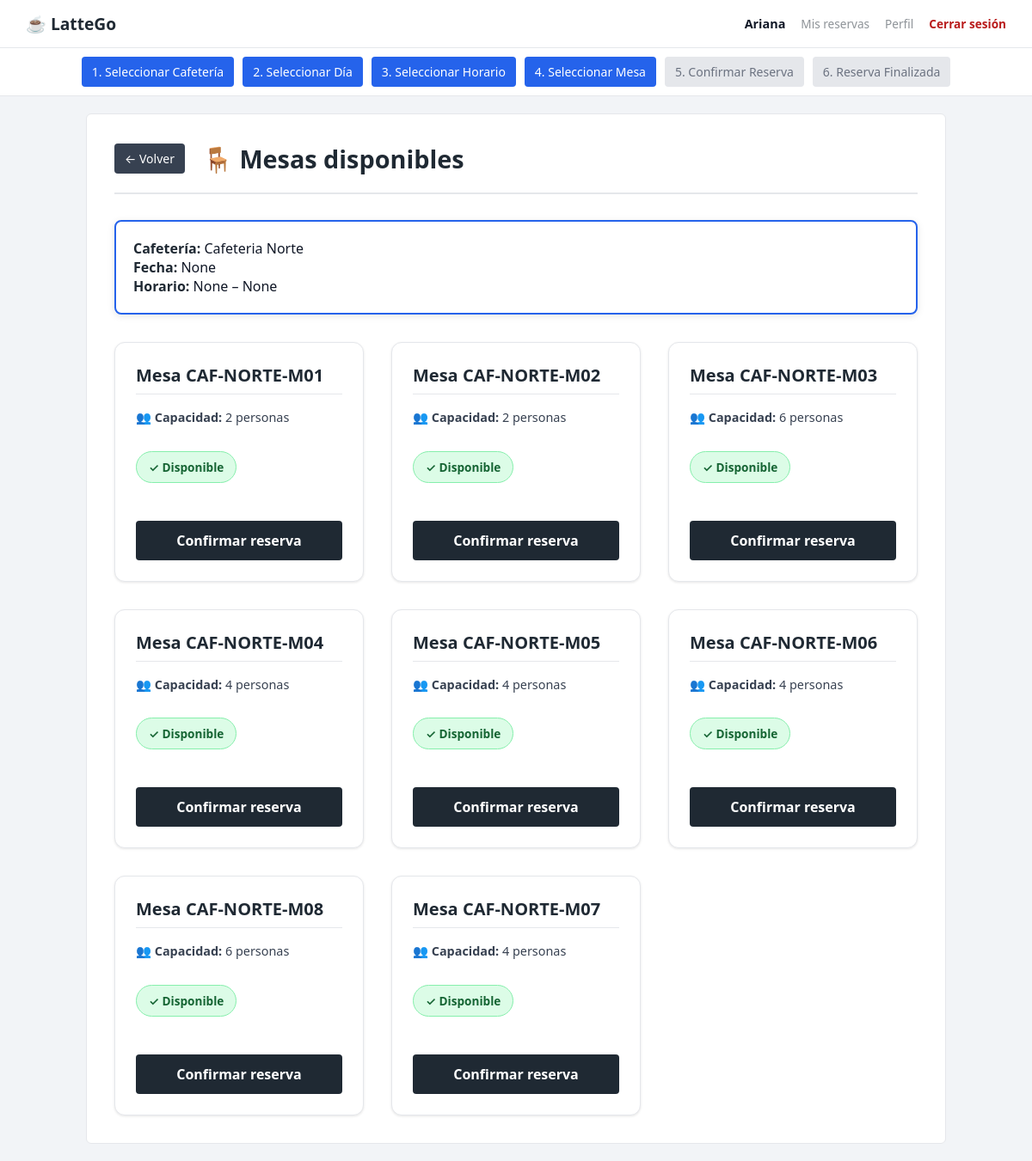
Page /reservas/cafeteria/2/mesas/ (signed in) on the committed database.
### cafeterias/models.py (models this page shows, shortened)
class Cafeteria(models.Model):
    nombre = models.CharField(max_length=100)
    capacidad = models.PositiveIntegerField()
    hora_apertura = models.TimeField()
    hora_cierre = models.TimeField()
    descripcion = models.TextField()
    ubicacion = models.CharField(max_length=150)
    bloque = models.OneToOneField(
        Bloque,
        on_delete=models.CASCADE
    )

class Mesa(models.Model):
    codigo = models.CharField(max_length=20)
    capacidad = models.PositiveIntegerField()
    cafeteria = models.ForeignKey(
        Cafeteria,
        on_delete=models.CASCADE,
        related_name='mesas'
    )

### reservas/views.py (the view, shortened to what this page needs)
@login_required
def seleccionar_mesa(request, cafeteria_id):
    cafeteria = get_object_or_404(Cafeteria, id=cafeteria_id)
    fecha_str = request.GET.get("fecha")
    hora_inicio_str = request.GET.get("hora_inicio")
    hora_fin_str = request.GET.get("hora_fin")
    fecha = datetime.strptime(fecha_str, "%Y-%m-%d").date() if fecha_str else None
    hora_inicio = datetime.strptime(hora_inicio_str, "%H:%M").time() if hora_inicio_str else None
    hora_fin = datetime.strptime(hora_fin_str, "%H:%M").time() if hora_fin_str else None
    mesas = Mesa.objects.filter(cafeteria=cafeteria)
    if not (fecha and hora_inicio and hora_fin):
        mesas_disponibles = mesas
    return render(
        request,
        "reservas/seleccionar_mesa.html",
        {
            "cafeteria": cafeteria,
            "fecha": fecha_str,
            "hora_inicio": hora_inicio_str,
            "hora_fin": hora_fin_str,
            "mesas": mesas_disponibles,
            "current_step": 4
        }
    )

### reservas/templates/reservas/seleccionar_mesa.html (shortened to what this page needs)
{% extends "reservas/base.html" %}
{% block step_indicator %}
{% if current_step %}
<div class="step-indicator">
  <span class="step {% if current_step >= 1 %}active{% endif %}">1. Seleccionar Cafetería</span>
  <span class="step {% if current_step >= 2 %}active{% endif %}">2. Seleccionar Día</span>
  <span class="step {% if current_step >= 3 %}active{% endif %}">3. Seleccionar Horario</span>
  <span class="step {% if current_step >= 4 %}active{% endif %}">4. Seleccionar Mesa</span>
  <span class="step {% if current_step >= 5 %}active{% endif %}">5. Confirmar Reserva</span>
  <span class="step {% if current_step >= 6 %}active{% endif %}">6. Reserva Finalizada</span>
</div>
{% endif %}
{% endblock %}
{% block content %}
<div class="page-header">
  <a href="{% url 'reservas:calendario_dia' cafeteria.id fecha %}" class="back-button">← Volver</a>
  <h2>🪑 Mesas disponibles</h2>
</div>
<p class="info">
  <strong>Cafetería:</strong> {{ cafeteria.nombre }}<br>
  <strong>Fecha:</strong> {{ fecha }}<br>
  <strong>Horario:</strong> {{ hora_inicio }} – {{ hora_fin }}
</p>
<div class="mesas-grid">
  {% for mesa in mesas %}
    <div class="mesa-card">
      <h3>Mesa {{ mesa.codigo }}</h3>
      <p>👥 <strong>Capacidad:</strong> {{ mesa.capacidad }} personas</p>
      <span class="badge badge-disponible">✓ Disponible</span>
      <button class="btn btn-confirmar-mesa"
         data-mesa-id="{{ mesa.id }}"
         data-mesa-codigo="{{ mesa.codigo }}"
         data-mesa-capacidad="{{ mesa.capacidad }}"
         data-fecha="{{ fecha }}"
         data-hora-inicio="{{ hora_inicio }}"
         data-hora-fin="{{ hora_fin }}">
        Confirmar reserva
      </button>
    </div>
  {% empty %}
    <div class="empty">
      ❌ No hay mesas disponibles para este horario
    </div>
  {% endfor %}
</div>
{% endblock %}

### reservas/templates/reservas/base.html (shortened to what this page needs)
{% load static %}
<!DOCTYPE html>
<html lang="es">
<head>
    <link rel="stylesheet" href="{% static 'reservas/styles.css' %}">
</head>
<body>
<header class="main-header">
    <div class="header-left">
        <span class="logo">☕ LatteGo</span>
    </div>
    <div class="header-right">
        <span class="usuario">
            {{ request.user.username }}
        </span>
        <a href="#" class="header-link disabled">Mis reservas</a>
        <a href="#" class="header-link disabled">Perfil</a>
        <a href="{% url 'logout' %}" class="header-link salir">Cerrar sesión</a>
    </div>
</header>
{% block step_indicator %}
{% endblock %}
<main class="container">
    {% block content %}
    {% endblock %}
</main>
</body>
</html>

### reservas/static/reservas/styles.css (style rules this page uses)
html { overflow-y: scroll; }
:root { --color-primario: #1f2933; --color-secundario: #374151; --color-acento: #2563eb; --color-fondo: #f2f4f7; --color-borde: #e5e7eb; --color-texto: #111827; }
* { margin: 0; padding: 0; box-sizing: border-box; font-family: system-ui, -apple-system, "Segoe UI", Roboto, Arial, sans-serif; }
body { background-color: var(--color-fondo); color: var(--color-texto); }
.container { max-width: 1000px; margin: 20px auto; background: #ffffff; padding: 32px; border-radius: 6px; border: 1px solid var(--color-borde); }
h1, h2, h3 { margin-bottom: 14px; font-weight: 600; color: var(--color-texto); }
h2 { font-size: 1.4rem; }
h3 { font-size: 1.15rem; }
a { text-decoration: none; }
.btn { display: inline-block; padding: 10px 14px; background-color: var(--color-primario); color: #ffffff; border-radius: 4px; font-weight: 500; transition: background-color 0.2s ease; }
button { padding: 10px 16px; background-color: var(--color-primario); color: white; border: none; border-radius: 4px; cursor: pointer; }
.info { background: #ffffff; padding: 20px; border: 2px solid var(--color-acento); margin-bottom: 32px; border-radius: 8px; font-size: 1rem; font-weight: 500; color: var(--color-texto); box-shadow: 0 2px 8px rgba(0,0,0,0.1); }
.info strong { color: var(--color-primario); font-weight: 600; }
.mesas-grid { display: grid; grid-template-columns: repeat(3, 1fr); gap: 32px; margin-top: 20px; }
.cafeteria-card, .mesa-card, .opcion-card { background: #ffffff; border: 1px solid var(--color-borde); padding: 22px; border-radius: 10px; transition: border-color 0.2s ease, background-color 0.2s ease; }
.mesa-card { display: flex; flex-direction: column; justify-content: space-between; padding: 24px; background: #ffffff; border: 1px solid var(--color-borde); border-radius: 12px; transition: all 0.2s ease; box-shadow: 0 1px 3px rgba(0,0,0,0.1); }
.mesa-card h3 { font-size: 1.25rem; font-weight: 700; color: var(--color-primario); margin-bottom: 16px; border-bottom: 1px solid #e5e7eb; padding-bottom: 8px; }
.mesa-card p { margin-bottom: 12px; line-height: 1.5; font-size: 0.9rem; font-weight: 400; color: var(--color-secundario); }
.mesa-card .badge { margin: 16px 0 24px 0; align-self: flex-start; }
.mesa-card .btn { margin-top: 20px; align-self: stretch; text-align: center; padding: 12px 16px; font-size: 1rem; font-weight: 600; }
.badge { display: inline-block; padding: 8px 14px; border-radius: 20px; font-size: 0.85rem; font-weight: 600; margin: 8px 0; border: 1px solid transparent; }
.badge-disponible { background-color: #dcfce7; color: #166534; border-color: #86efac; }
.main-header { display: flex; justify-content: space-between; align-items: center; background-color: #ffffff; padding: 14px 30px; border-bottom: 1px solid var(--color-borde); }
.logo { font-size: 1.2rem; font-weight: 700; color: var(--color-primario); }
.header-right { display: flex; align-items: center; gap: 18px; }
.usuario { font-size: 0.9rem; font-weight: 600; }
.header-link { font-size: 0.85rem; color: var(--color-primario); font-weight: 500; }
.header-link.disabled { opacity: 0.5; pointer-events: none; }
.header-link.salir { color: #b91c1c; font-weight: 600; }
.step-indicator { display: flex; justify-content: center; align-items: center; width: 100%; margin: 0; padding: 10px; background: #ffffff; border-bottom: 1px solid var(--color-borde); flex-wrap: wrap; gap: 10px; }
.step { padding: 8px 12px; border-radius: 4px; background: #e5e7eb; color: #6b7280; font-size: 14px; font-weight: 500; transition: all 0.3s ease; }
.step.active { background: var(--color-acento); color: #ffffff; }
.page-header { display: flex; align-items: center; gap: 20px; margin-bottom: 30px; padding-bottom: 20px; border-bottom: 2px solid var(--color-borde); }
.page-header h2 { font-size: 1.8rem; font-weight: 700; color: var(--color-primario); margin: 0; }
.back-button { display: inline-flex; align-items: center; padding: 8px 12px; background: var(--color-secundario); color: #ffffff; text-decoration: none; border-radius: 4px; font-size: 14px; transition: background 0.3s ease; }

### rows in the picture
Cafeteria: nombre "Cafeteria Norte"
Mesa: codigo "CAF-NORTE-M01", capacidad "2"
Mesa: codigo "CAF-NORTE-M02", capacidad "2"
Mesa: codigo "CAF-NORTE-M03", capacidad "6"
Mesa: codigo "CAF-NORTE-M04", capacidad "4"
Mesa: codigo "CAF-NORTE-M05", capacidad "4"
Mesa: codigo "CAF-NORTE-M06", capacidad "4"
Mesa: codigo "CAF-NORTE-M08", capacidad "6"
Mesa: codigo "CAF-NORTE-M07", capacidad "4"

### other values in the picture
{{ request.user.username }} "Ariana"
{{ fecha }} "None"
{{ hora_inicio }} "None"
{{ hora_fin }} "None"
